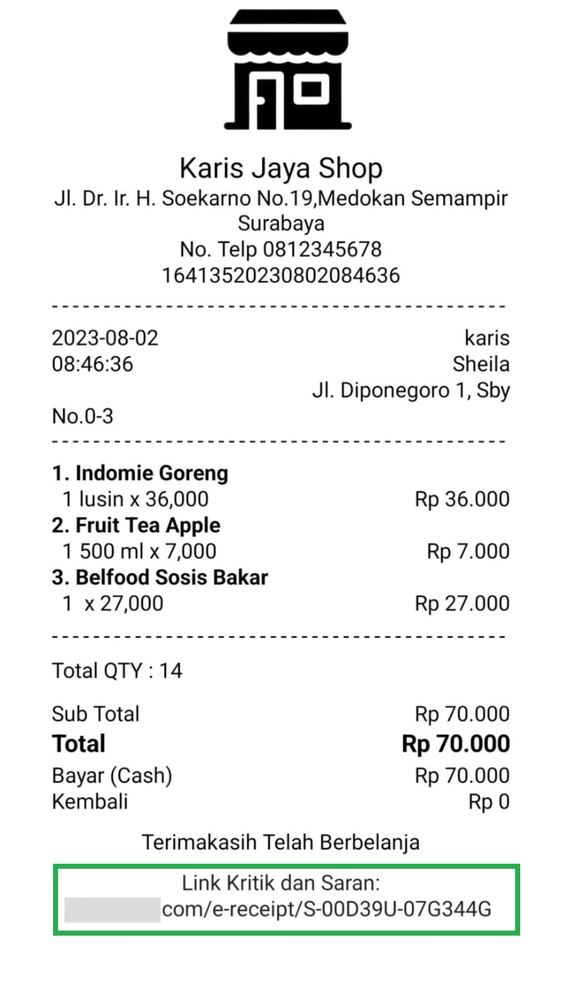
#> input picture uploads/struk.jpg, 562 x 1000 px, shrunk from 900 x 1600 before the run, found by its file name
$ python Handwriting_To_Text_Converter.py
#> lines starting #> are read from the running program, lines starting #| are printed output that depends on the picture; after the words box and inside, x2 and y2 are one past the last pixel; in counts of white or black regions, pixels touching at a corner belong together
import cv2
import pytesseract
import numpy
image_path = r"uploads\struk.jpg"
image = cv2.imread(image_path)
#> image is the input picture: shape (1000, 562, 3); mean B, G, R 238.2, 239.1, 237.8
gray_image = cv2.cvtColor(image, cv2.COLOR_BGR2GRAY)
# whitelist=['qwertyuiopasdfghjklzxcvbnm,QWERTYUIOPASDFGHJKLZXCVBNM1234567890!@#$%^&*(): ']
kernel=numpy.ones((5,5),dtype=int)
image=cv2.erode(image,kernel,iterations=1)
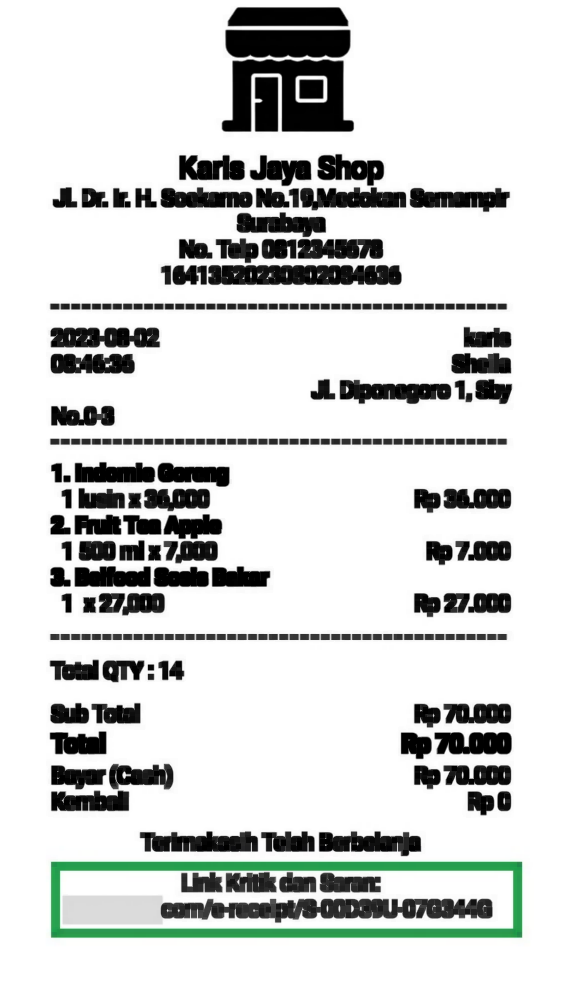
#> image: shape (1000, 562, 3); mean B, G, R 211.7, 213.1, 211
image=cv2.dilate(image,kernel,iterations=1)
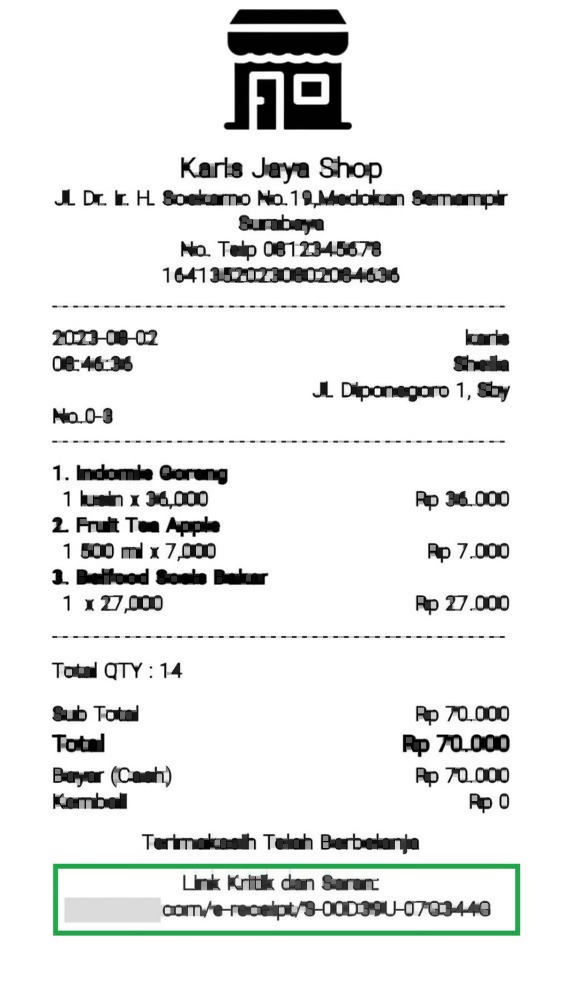
#> image: shape (1000, 562, 3); mean B, G, R 232.2, 233, 231.9
image=cv2.threshold(gray_image,0,255,cv2.THRESH_BINARY_INV+cv2.THRESH_OTSU)[1]
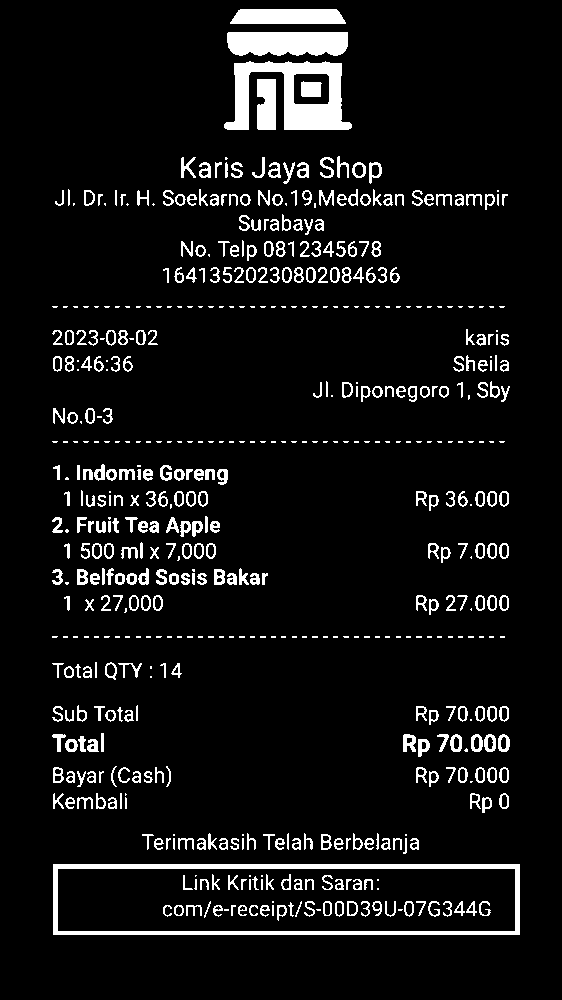
#> image: shape (1000, 562); 7.3% white; 558 white regions (185 under 20 px), largest, box (x1, y1, x2, y2) and area: (53, 864, 520, 935) 4823, (224, 61, 352, 130) 4288, (227, 32, 348, 56) 2673
image=cv2.bitwise_not(image)

cv2.imshow('test',image)
cv2.waitKey(0)
# text = pytesseract.image_to_string(image,lang='eng', config=f"--oem 1 --psm 1 -c tessedit_char_whitelist={whitelist}")
#> (the run stopped early here; a loop or call above may not have finished)

$ run again, with uploads/upload.jpeg copied over uploads/struk.jpg
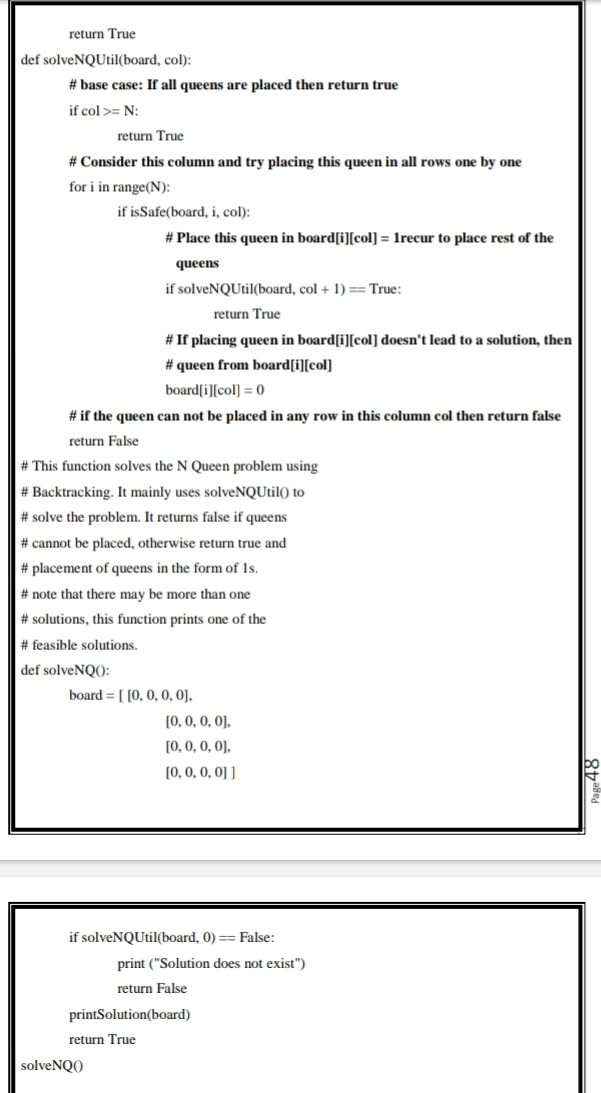
#> input picture uploads/upload.jpeg, 601 x 1093 px, found by its file name
#> image is the input picture: shape (1093, 601, 3); mean B, G, R 239.6, 239.8, 239.7
#> `image=cv2.dilate(image,kernel,iterations=1)`:
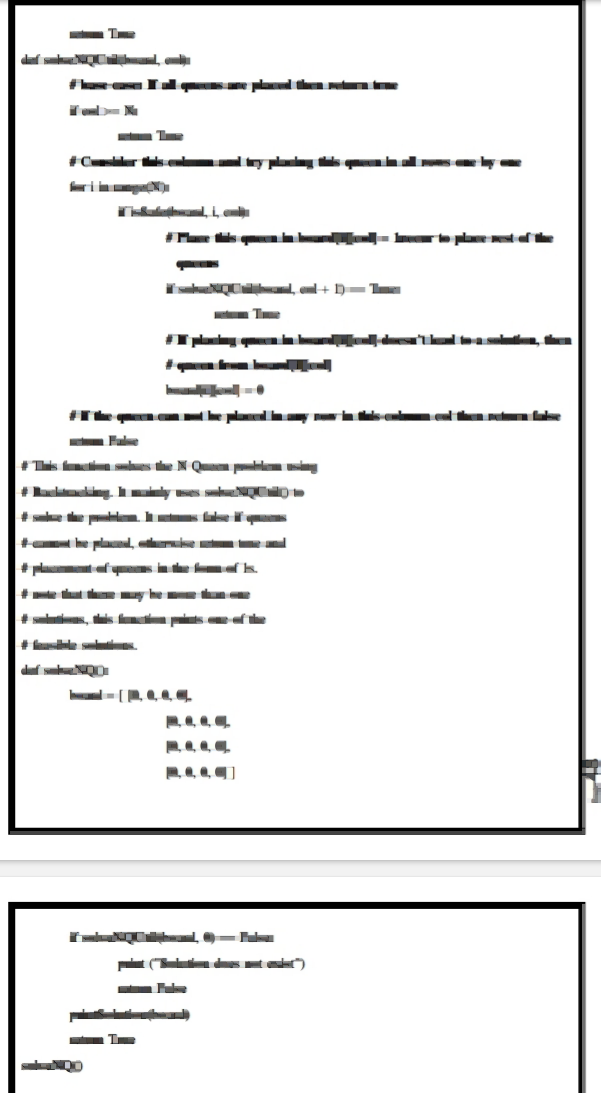
#> image: shape (1093, 601, 3); mean B, G, R 234.1, 234.3, 234.3
#> `image=cv2.threshold(gray_image,0,255,cv2.THRESH_BINARY_INV+cv2.THRESH_..`:
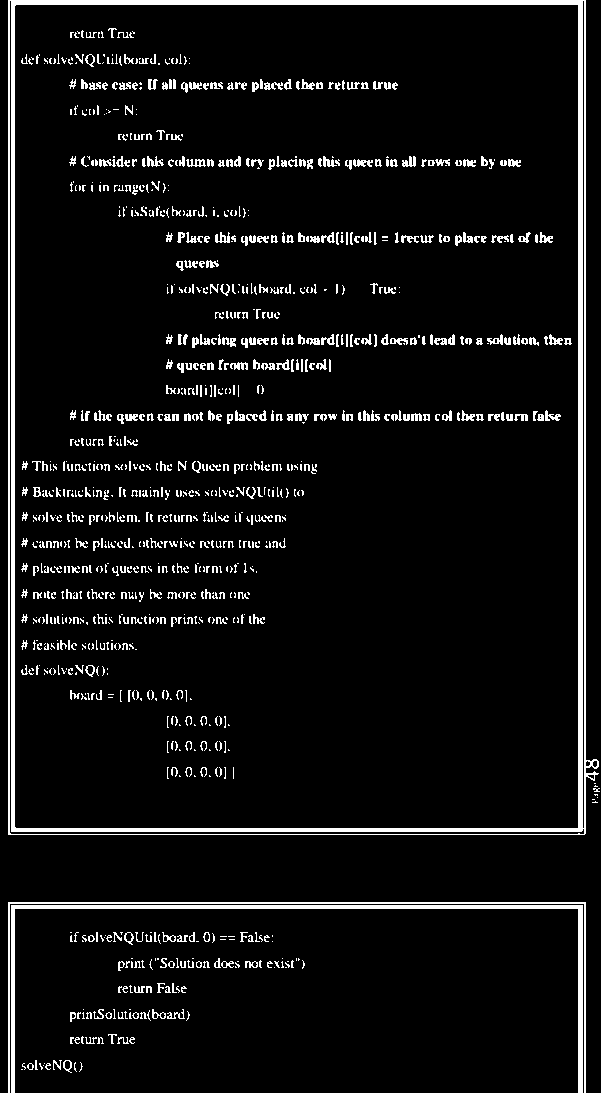
#> image: shape (1093, 601); 6.8% white; 1109 white regions (663 under 20 px), largest, box (x1, y1, x2, y2) and area: (8, 0, 599, 835) 16591, (11, 905, 583, 1093) 3944, (8, 902, 586, 1093) 1912
